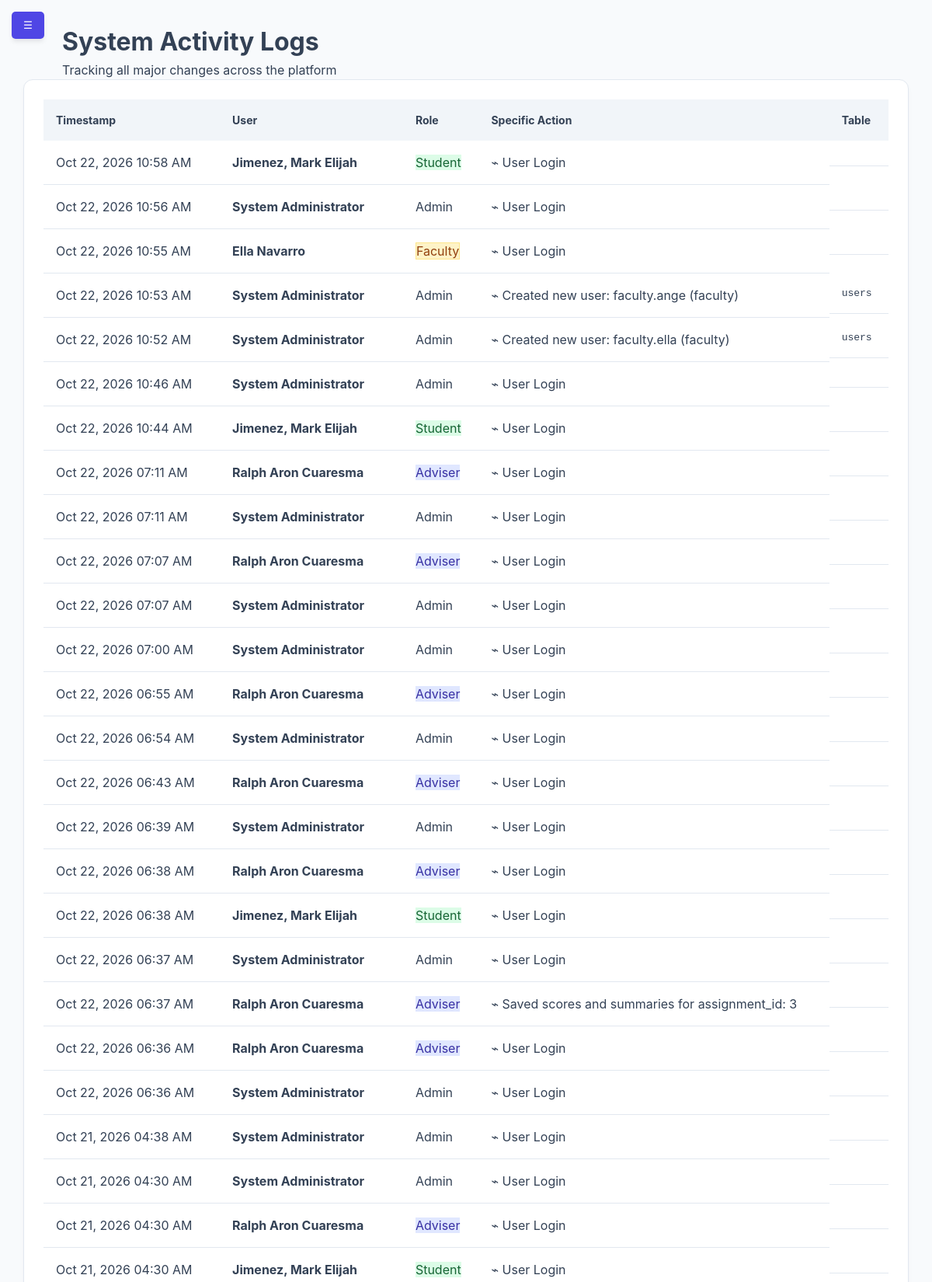
The page /modules/admin/admin_logs.php (signed in, upper part) on the database its author committed.
### tables this page shows
CREATE TABLE `activity_logs` (
  `id` int(11) NOT NULL,
  `user_id` int(11) NOT NULL,
  `action` text NOT NULL,
  `affected_table` varchar(50) DEFAULT NULL,
  `ip_address` varchar(45) DEFAULT NULL,
  `created_at` timestamp NOT NULL DEFAULT current_timestamp()
);

CREATE TABLE `users` (
  `id` int(11) NOT NULL,
  `lrn` varchar(12) DEFAULT NULL,
  `username` varchar(50) NOT NULL,
  `password` varchar(255) NOT NULL,
  `full_name` varchar(100) NOT NULL,
  `profile_image` varchar(255) DEFAULT NULL,
  `email` varchar(100) DEFAULT NULL,
  `role` enum('super_admin','admin','adviser','student','faculty','alumni') NOT NULL,
  `section_id` int(11) DEFAULT NULL,
  `reset_requested` tinyint(1) DEFAULT 0,
  `require_reset` tinyint(1) DEFAULT 0
);

### modules/admin/admin_logs.php (the view, shortened to what this page needs)
<?php
$conn = getDBConnection();
$query = "SELECT l.*, u.full_name, u.role
          FROM activity_logs l
          JOIN users u ON l.user_id = u.id
          ORDER BY l.created_at DESC LIMIT 100";
$logs = $conn->query($query)->fetchAll(PDO::FETCH_ASSOC);
?>
<!DOCTYPE html>
<html lang="en">
<head>
    <link rel="stylesheet" href="../../assets/css/dashboard.css">
</head>
<body>
    <button class="mobile-toggle" id="mobileBurger" onclick="toggleSidebar()">☰</button>
    <div class="dashboard-wrapper">
        <main class="content">
            <header class="content-header">
                <h1>System Activity Logs</h1>
                <p>Tracking all major changes across the platform</p>
            </header>
            <div class="table-container">
                <table>
                    <thead>
                        <tr>
                            <th>Timestamp</th>
                            <th>User</th>
                            <th>Role</th>
                            <th>Specific Action</th>
                            <th>Table</th>
                        </tr>
                    </thead>
                    <tbody>
                        <?php foreach ($logs as $row): ?>
                        <tr>
                            <td style="white-space: nowrap;"><?php echo date('M d, Y h:i A', strtotime($row['created_at'])); ?></td>
                            <td><strong><?php echo htmlspecialchars($row['full_name']); ?></strong></td>
                            <td><span class="role-badge <?php echo strtolower($row['role']); ?>"><?php echo ucfirst($row['role']); ?></span></td>
                            <td style="max-width: 420px;">⌁ <?php echo htmlspecialchars($row['action']); ?></td>
                            <td><code><?php echo htmlspecialchars($row['affected_table']); ?></code></td>
                        </tr>
                        <?php endforeach; ?>
                    </tbody>
                </table>
            </div>
        </main>
    </div>
</body>
</html>

### assets/css/dashboard.css (style rules this page uses)
:root { --primary-color: #4f46e5; --secondary-color: #6366f1; --success-color: #22c55e; --danger-color: #ef4444; --warning-color: #f59e0b; --bg-gray: #f8fafc; --sidebar-dark: #1e293b; --text-main: #334155; --white: #ffffff; --shadow: 0 4px 6px -1px rgb(0 0 0 / 0.1); }
* { margin: 0; padding: 0; box-sizing: border-box; }
body { font-family: 'Inter', system-ui, -apple-system, sans-serif; background-color: var(--bg-gray); color: var(--text-main); line-height: 1.5; }
.dashboard-wrapper { display: flex; min-height: 100vh; }
.content { flex: 1; margin-left: 0; padding: 2rem; width: 100%; transition: all 0.3s ease; }
.table-container { background: var(--white); border-radius: 1rem; padding: 1.5rem; box-shadow: var(--shadow); }
table { width: 100%; border-collapse: collapse; }
th { text-align: left; padding: 1rem; background: #f1f5f9; font-size: 0.875rem; }
td { padding: 1rem; border-bottom: 1px solid #e2e8f0; }
thead th { user-select: none; }
.role-badge.faculty { background-color: #fef3c7; color: #92400e; border: 1px solid #fde68a; }
.role-badge.adviser { background-color: #e0e7ff; color: #3730a3; }
.role-badge.student { background-color: #dcfce7; color: #166534; }
.mobile-toggle { display: block !important; position: fixed; top: 15px; left: 15px; z-index: 1100; background: var(--primary-color); color: white; border: none; padding: 10px 15px; border-radius: 5px; cursor: pointer; box-shadow: var(--shadow); }
.content-header { margin-left: 50px; }
td:last-child { display: flex; gap: 10px; justify-content: flex-start; align-items: center; white-space: nowrap; }
.table-container { overflow-x: auto; }
table { min-width: 600px; }

### modules/admin/admin_logs.php (style rules this page uses)
body { margin: 0; padding: 0; overflow: hidden; }
.dashboard-wrapper { display: flex; height: 100vh; width: 100%; overflow: hidden; position: relative; }
main.content { flex-grow: 1; margin-left: 260px; padding: 30px; width: 100%; max-width: 100%; height: 100vh; box-sizing: border-box; display: flex; flex-direction: column; transition: margin-left 0.3s cubic-bezier(0.4, 0, 0.2, 1); overflow: hidden; }
.table-container { flex: 1; min-height: 0; overflow-y: auto; overflow-x: auto; background: white; padding: 25px; border-radius: 12px; border: 1px solid #e2e8f0; box-shadow: 0 4px 6px -1px rgba(0, 0, 0, 0.05); }
.mobile-toggle { display: none; transition: opacity 0.2s ease, visibility 0.2s ease; z-index: 999; }
#sidebar:not(.active) ~ main.content { margin-left: 0; width: 100%; }

### rows shown on the page
activity_logs: created_at "Oct 22, 2026 10:58 AM", user.full_name "Jimenez, Mark Elijah", user.role "Student", action "User Login"
activity_logs: created_at "Oct 22, 2026 10:56 AM", user.full_name "System Administrator", user.role "Admin", action "User Login"
activity_logs: created_at "Oct 22, 2026 10:55 AM", user.full_name "Ella Navarro", user.role "Faculty", action "User Login"
activity_logs: created_at "Oct 22, 2026 10:53 AM", user.full_name "System Administrator", user.role "Admin", action "Created new user: faculty.ange (faculty)", affected_table "users"
activity_logs: created_at "Oct 22, 2026 10:52 AM", user.full_name "System Administrator", user.role "Admin", action "Created new user: faculty.ella (faculty)", affected_table "users"
activity_logs: created_at "Oct 22, 2026 10:46 AM", user.full_name "System Administrator", user.role "Admin", action "User Login"
activity_logs: created_at "Oct 22, 2026 10:44 AM", user.full_name "Jimenez, Mark Elijah", user.role "Student", action "User Login"
activity_logs: created_at "Oct 22, 2026 07:11 AM", user.full_name "Ralph Aron Cuaresma", user.role "Adviser", action "User Login"
activity_logs: created_at "Oct 22, 2026 07:11 AM", user.full_name "System Administrator", user.role "Admin", action "User Login"
activity_logs: created_at "Oct 22, 2026 07:07 AM", user.full_name "Ralph Aron Cuaresma", user.role "Adviser", action "User Login"
activity_logs: created_at "Oct 22, 2026 07:07 AM", user.full_name "System Administrator", user.role "Admin", action "User Login"
activity_logs: created_at "Oct 22, 2026 07:00 AM", user.full_name "System Administrator", user.role "Admin", action "User Login"
activity_logs: created_at "Oct 22, 2026 06:55 AM", user.full_name "Ralph Aron Cuaresma", user.role "Adviser", action "User Login"
activity_logs: created_at "Oct 22, 2026 06:54 AM", user.full_name "System Administrator", user.role "Admin", action "User Login"
activity_logs: created_at "Oct 22, 2026 06:43 AM", user.full_name "Ralph Aron Cuaresma", user.role "Adviser", action "User Login"
activity_logs: created_at "Oct 22, 2026 06:39 AM", user.full_name "System Administrator", user.role "Admin", action "User Login"
activity_logs: created_at "Oct 22, 2026 06:38 AM", user.full_name "Ralph Aron Cuaresma", user.role "Adviser", action "User Login"
activity_logs: created_at "Oct 22, 2026 06:38 AM", user.full_name "Jimenez, Mark Elijah", user.role "Student", action "User Login"
activity_logs: created_at "Oct 22, 2026 06:37 AM", user.full_name "System Administrator", user.role "Admin", action "User Login"
activity_logs: created_at "Oct 22, 2026 06:37 AM", user.full_name "Ralph Aron Cuaresma", user.role "Adviser", action "Saved scores and summaries for assignment_id: 3"
activity_logs: created_at "Oct 22, 2026 06:36 AM", user.full_name "Ralph Aron Cuaresma", user.role "Adviser", action "User Login"
activity_logs: created_at "Oct 22, 2026 06:36 AM", user.full_name "System Administrator", user.role "Admin", action "User Login"
activity_logs: created_at "Oct 21, 2026 04:38 AM", user.full_name "System Administrator", user.role "Admin", action "User Login"
activity_logs: created_at "Oct 21, 2026 04:30 AM", user.full_name "System Administrator", user.role "Admin", action "User Login"
activity_logs: created_at "Oct 21, 2026 04:30 AM", user.full_name "Ralph Aron Cuaresma", user.role "Adviser", action "User Login"
activity_logs: created_at "Oct 21, 2026 04:30 AM", user.full_name "Jimenez, Mark Elijah", user.role "Student", action "User Login"
